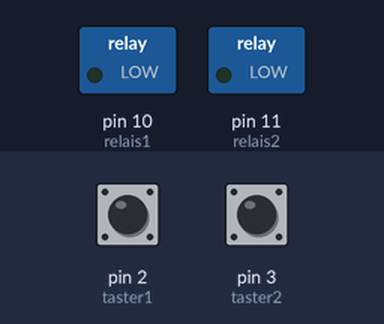
The sketch below on a simulated Arduino Uno, built with avr-gcc and run on an emulated ATmega328P. Shown: switched loads named in the sketch (green lamp = pin HIGH). Inputs (shaded band) come from the test bench; at power-on: pin 2 (taster1) HIGH, pin 3 (taster2) HIGH.

Above: at 1.2 s.
1.3 s: pin 2 (taster1) pulled LOW for 0.15 s
At 1.37 s:
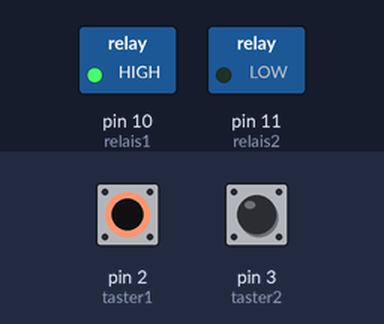
2.9 s: pin 3 (taster2) pulled LOW for 0.15 s
At 2.97 s:
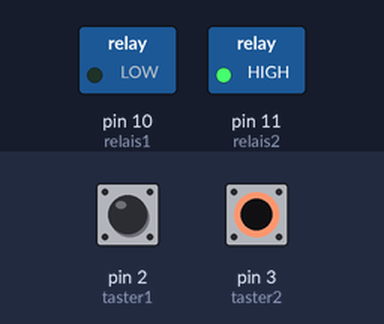
4.5 s: pin 3 (taster2) pulled LOW for 3.2 s
At 8.9 s:
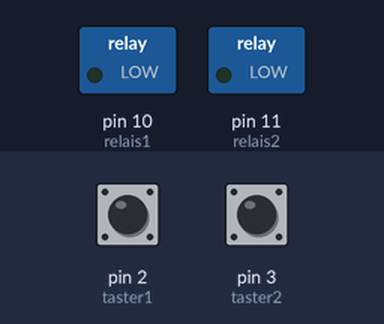
9.2 s: pin 2 (taster1) pulled LOW for 3.2 s
At 10.2 s:
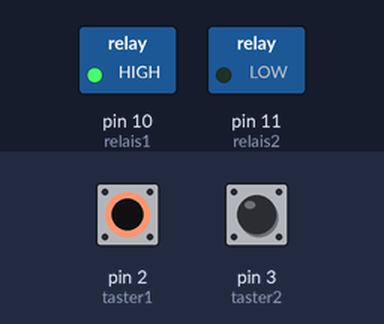
13.9 s: pin 2 (taster1) driven LOW and pin 3 (taster2) driven LOW
At 14.9 s:
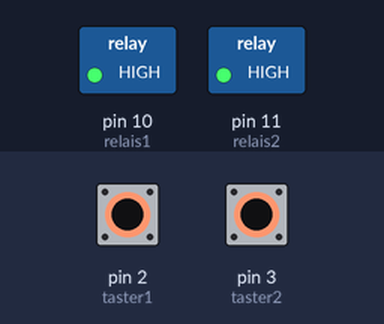
Timing chart, 0 to 16.4 s (numbered marks = the images above; inputs shaded):
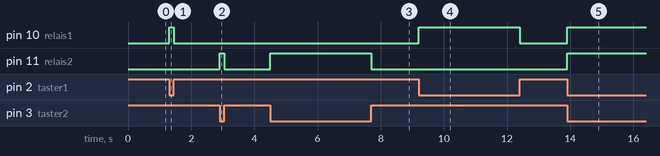

Measured:
- after the input at 1.3 s, pin 10 (relais1): LOW → HIGH at once, → LOW 0.15 s later
- after the input at 2.9 s, pin 11 (relais2): LOW → HIGH at once, → LOW 0.15 s later
- after the input at 4.5 s, pin 11 (relais2): LOW → HIGH at once, → LOW 3.2 s later
- after the input at 9.2 s, pin 10 (relais1): LOW → HIGH at once, → LOW 3.2 s later
- after the input at 13.9 s, pin 10 (relais1), pin 11 (relais2): LOW → HIGH at once

The sketch:

sketch.ino
```cpp
/***********
 **READ-ME**
 ***********
 * Relais 1 -> Digital Pin 10
 * Relais 2 -> Digital Pin 11
 *
 * Taster 1 -> Digital Pin 2
 * Taster 2 -> Digital Pin 3
 */

//Relais Pin Configuration
int relais1 = 10;
int relais2 = 11;

//Taster Pin Configuration
int taster1 = 2;
int taster2 = 3;

//SETUP Funktion.
void setup(){

  //Serial Setup
  Serial.begin(9600);

  //Pinmode Configuration

     //Relais
    pinMode(relais1,OUTPUT);
    pinMode(relais2,OUTPUT);

    //Taster
    pinMode(taster1,INPUT_PULLUP);
    pinMode(taster2,INPUT_PULLUP);
}

void loop(){

  //Relais && Taster query


    digitalWrite(relais1, convert(digitalRead(taster1)));

    digitalWrite(relais2, convert(digitalRead(taster2)));
}

//Convert Function, to change the Signal.
int convert(int input){
  if(input == 1){
    input = 0;
  }else if(input == 0){
    input = 1;
  }
  return input;
}
```
